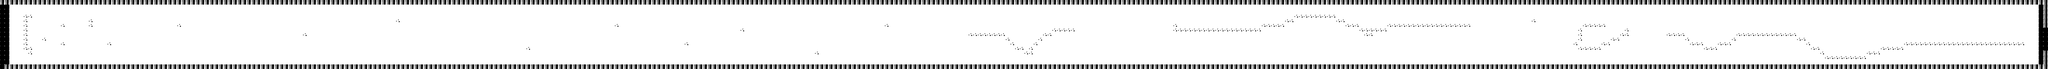

Tiled map render using the project's own tile images. Description and the map definition, with tile-layer contents summarised, below:
An orthogonal 440x15 tile map with 70x70 px tiles, 2 tile layers (Background, Colision).

<map version="1.0" orientation="orthogonal" width="440" height="15" tilewidth="70" tileheight="70">
 <tileset firstgid="1" name="set" tilewidth="70" tileheight="70">
  <image source="../images/tiles_mapBW.png" trans="ff00ff" width="700" height="140" />
 </tileset>
 <layer name="Background" width="440" height="15">
  <data>[6600 cells, 6599 non-empty, 2 distinct tile ids]</data>
 </layer>
 <layer name="Colision" width="440" height="15">
  <data>[6600 cells, 932 non-empty, 2 distinct tile ids]</data>
 </layer>
</map>